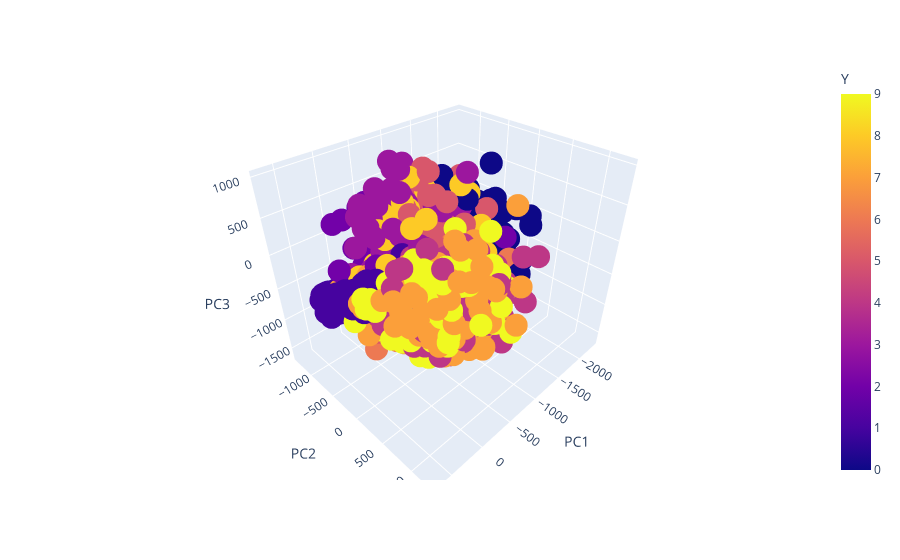

Source (notebook cell):
### Code cell
res["PC3"] = pc3

fig = px.scatter_3d(res, x='PC1', y='PC2', z='PC3', color='Y')
fig.show()

### Figure 1 — Plotly figure (JSON) as saved in the notebook; plotly's stock layout.template omitted (floating-point values rounded to 4 significant figures; data arrays with more than 128 entries replaced by an {"elided": "..."} marker saying what was removed)
{"data": [{"hovertemplate": "PC1=%{x}<br>PC2=%{y}<br>PC3=%{z}<br>Y=%{marker.color}<extra></extra>", "legendgroup": "", "marker": {"color": {"elided": "1000 int values"}, "coloraxis": "coloraxis", "symbol": "circle"}, "mode": "markers", "name": "", "scene": "scene", "showlegend": false, "x": {"elided": "1000 float values"}, "y": {"elided": "1000 float values"}, "z": {"elided": "1000 float values"}, "type": "scatter3d"}], "layout": {"scene": {"domain": {"x": [0.0, 1.0], "y": [0.0, 1.0]}, "xaxis": {"title": {"text": "PC1"}}, "yaxis": {"title": {"text": "PC2"}}, "zaxis": {"title": {"text": "PC3"}}}, "coloraxis": {"colorbar": {"title": {"text": "Y"}}, "colorscale": [[0.0, "#0d0887"], [0.1111, "#46039f"], [0.2222, "#7201a8"], [0.3333, "#9c179e"], [0.4444, "#bd3786"], [0.5556, "#d8576b"], [0.6667, "#ed7953"], [0.7778, "#fb9f3a"], [0.8889, "#fdca26"], [1.0, "#f0f921"]]}, "legend": {"tracegroupgap": 0}, "margin": {"t": 60}}}
